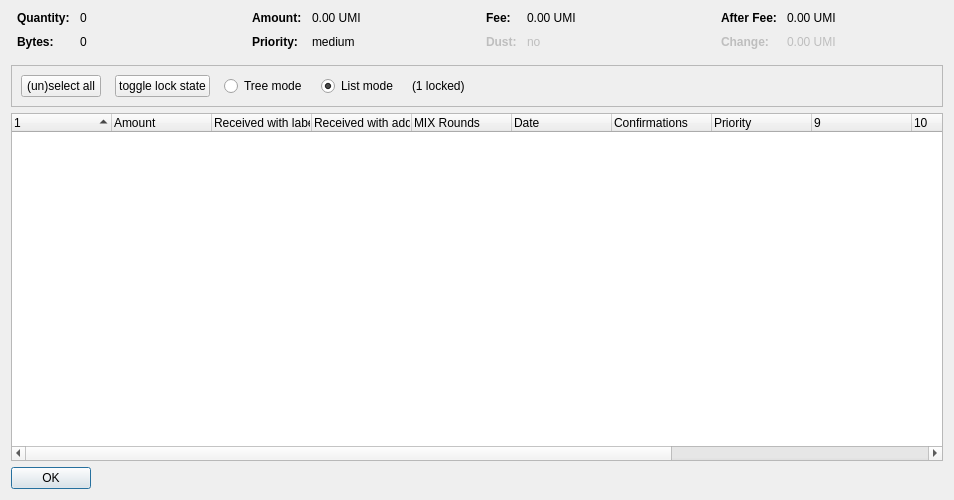
<?xml version="1.0" encoding="UTF-8"?>
<ui version="4.0">
 <class>CoinControlDialog</class>
 <widget class="QDialog" name="CoinControlDialog">
  <property name="geometry">
   <rect>
    <x>0</x>
    <y>0</y>
    <width>954</width>
    <height>500</height>
   </rect>
  </property>
  <property name="windowTitle">
   <string>Coin Selection</string>
  </property>
  <layout class="QVBoxLayout" name="verticalLayout">
   <item>
    <layout class="QHBoxLayout" name="horizontalLayoutTop" stretch="0,0,0,0">
     <property name="topMargin">
      <number>0</number>
     </property>
     <property name="bottomMargin">
      <number>10</number>
     </property>
     <item>
      <layout class="QFormLayout" name="formLayoutCoinControl1">
       <property name="horizontalSpacing">
        <number>10</number>
       </property>
       <property name="verticalSpacing">
        <number>10</number>
       </property>
       <property name="leftMargin">
        <number>6</number>
       </property>
       <property name="rightMargin">
        <number>6</number>
       </property>
       <item row="0" column="0">
        <widget class="QLabel" name="labelCoinControlQuantityText">
         <property name="font">
          <font>
           <weight>75</weight>
           <bold>true</bold>
          </font>
         </property>
         <property name="text">
          <string>Quantity:</string>
         </property>
        </widget>
       </item>
       <item row="0" column="1">
        <widget class="QLabel" name="labelCoinControlQuantity">
         <property name="cursor">
          <cursorShape>IBeamCursor</cursorShape>
         </property>
         <property name="contextMenuPolicy">
          <enum>Qt::ActionsContextMenu</enum>
         </property>
         <property name="text">
          <string notr="true">0</string>
         </property>
         <property name="textInteractionFlags">
          <set>Qt::LinksAccessibleByMouse|Qt::TextSelectableByKeyboard|Qt::TextSelectableByMouse</set>
         </property>
        </widget>
       </item>
       <item row="1" column="0">
        <widget class="QLabel" name="labelCoinControlBytesText">
         <property name="font">
          <font>
           <weight>75</weight>
           <bold>true</bold>
          </font>
         </property>
         <property name="text">
          <string>Bytes:</string>
         </property>
        </widget>
       </item>
       <item row="1" column="1">
        <widget class="QLabel" name="labelCoinControlBytes">
         <property name="cursor">
          <cursorShape>IBeamCursor</cursorShape>
         </property>
         <property name="contextMenuPolicy">
          <enum>Qt::ActionsContextMenu</enum>
         </property>
         <property name="text">
          <string notr="true">0</string>
         </property>
         <property name="textInteractionFlags">
          <set>Qt::LinksAccessibleByMouse|Qt::TextSelectableByKeyboard|Qt::TextSelectableByMouse</set>
         </property>
        </widget>
       </item>
      </layout>
     </item>
     <item>
      <layout class="QFormLayout" name="formLayoutCoinControl2">
       <property name="horizontalSpacing">
        <number>10</number>
       </property>
       <property name="verticalSpacing">
        <number>10</number>
       </property>
       <property name="leftMargin">
        <number>6</number>
       </property>
       <property name="rightMargin">
        <number>6</number>
       </property>
       <item row="0" column="0">
        <widget class="QLabel" name="labelCoinControlAmountText">
         <property name="font">
          <font>
           <weight>75</weight>
           <bold>true</bold>
          </font>
         </property>
         <property name="text">
          <string>Amount:</string>
         </property>
        </widget>
       </item>
       <item row="0" column="1">
        <widget class="QLabel" name="labelCoinControlAmount">
         <property name="cursor">
          <cursorShape>IBeamCursor</cursorShape>
         </property>
         <property name="contextMenuPolicy">
          <enum>Qt::ActionsContextMenu</enum>
         </property>
         <property name="text">
          <string notr="true">0.00 UMI</string>
         </property>
         <property name="textInteractionFlags">
          <set>Qt::LinksAccessibleByMouse|Qt::TextSelectableByKeyboard|Qt::TextSelectableByMouse</set>
         </property>
        </widget>
       </item>
       <item row="1" column="0">
        <widget class="QLabel" name="labelCoinControlPriorityText">
         <property name="font">
          <font>
           <weight>75</weight>
           <bold>true</bold>
          </font>
         </property>
         <property name="text">
          <string>Priority:</string>
         </property>
        </widget>
       </item>
       <item row="1" column="1">
        <widget class="QLabel" name="labelCoinControlPriority">
         <property name="cursor">
          <cursorShape>IBeamCursor</cursorShape>
         </property>
         <property name="contextMenuPolicy">
          <enum>Qt::ActionsContextMenu</enum>
         </property>
         <property name="text">
          <string>medium</string>
         </property>
         <property name="textInteractionFlags">
          <set>Qt::LinksAccessibleByMouse|Qt::TextSelectableByKeyboard|Qt::TextSelectableByMouse</set>
         </property>
        </widget>
       </item>
      </layout>
     </item>
     <item>
      <layout class="QFormLayout" name="formLayoutCoinControl3">
       <property name="horizontalSpacing">
        <number>10</number>
       </property>
       <property name="verticalSpacing">
        <number>10</number>
       </property>
       <property name="leftMargin">
        <number>6</number>
       </property>
       <property name="rightMargin">
        <number>6</number>
       </property>
       <item row="0" column="0">
        <widget class="QLabel" name="labelCoinControlFeeText">
         <property name="font">
          <font>
           <weight>75</weight>
           <bold>true</bold>
          </font>
         </property>
         <property name="text">
          <string>Fee:</string>
         </property>
        </widget>
       </item>
       <item row="0" column="1">
        <widget class="QLabel" name="labelCoinControlFee">
         <property name="cursor">
          <cursorShape>IBeamCursor</cursorShape>
         </property>
         <property name="contextMenuPolicy">
          <enum>Qt::ActionsContextMenu</enum>
         </property>
         <property name="text">
          <string notr="true">0.00 UMI</string>
         </property>
         <property name="textInteractionFlags">
          <set>Qt::LinksAccessibleByMouse|Qt::TextSelectableByKeyboard|Qt::TextSelectableByMouse</set>
         </property>
        </widget>
       </item>
       <item row="1" column="0">
        <widget class="QLabel" name="labelCoinControlLowOutputText">
         <property name="enabled">
          <bool>false</bool>
         </property>
         <property name="font">
          <font>
           <weight>75</weight>
           <bold>true</bold>
          </font>
         </property>
         <property name="text">
          <string>Dust:</string>
         </property>
        </widget>
       </item>
       <item row="1" column="1">
        <widget class="QLabel" name="labelCoinControlLowOutput">
         <property name="enabled">
          <bool>false</bool>
         </property>
         <property name="cursor">
          <cursorShape>IBeamCursor</cursorShape>
         </property>
         <property name="contextMenuPolicy">
          <enum>Qt::ActionsContextMenu</enum>
         </property>
         <property name="text">
          <string>no</string>
         </property>
         <property name="textInteractionFlags">
          <set>Qt::LinksAccessibleByMouse|Qt::TextSelectableByKeyboard|Qt::TextSelectableByMouse</set>
         </property>
        </widget>
       </item>
      </layout>
     </item>
     <item>
      <layout class="QFormLayout" name="formLayoutCoinControl4">
       <property name="horizontalSpacing">
        <number>10</number>
       </property>
       <property name="verticalSpacing">
        <number>10</number>
       </property>
       <property name="leftMargin">
        <number>6</number>
       </property>
       <property name="rightMargin">
        <number>6</number>
       </property>
       <item row="0" column="0">
        <widget class="QLabel" name="labelCoinControlAfterFeeText">
         <property name="font">
          <font>
           <weight>75</weight>
           <bold>true</bold>
          </font>
         </property>
         <property name="text">
          <string>After Fee:</string>
         </property>
        </widget>
       </item>
       <item row="0" column="1">
        <widget class="QLabel" name="labelCoinControlAfterFee">
         <property name="cursor">
          <cursorShape>IBeamCursor</cursorShape>
         </property>
         <property name="contextMenuPolicy">
          <enum>Qt::ActionsContextMenu</enum>
         </property>
         <property name="text">
          <string notr="true">0.00 UMI</string>
         </property>
         <property name="textInteractionFlags">
          <set>Qt::LinksAccessibleByMouse|Qt::TextSelectableByKeyboard|Qt::TextSelectableByMouse</set>
         </property>
        </widget>
       </item>
       <item row="1" column="0">
        <widget class="QLabel" name="labelCoinControlChangeText">
         <property name="enabled">
          <bool>false</bool>
         </property>
         <property name="font">
          <font>
           <weight>75</weight>
           <bold>true</bold>
          </font>
         </property>
         <property name="text">
          <string>Change:</string>
         </property>
        </widget>
       </item>
       <item row="1" column="1">
        <widget class="QLabel" name="labelCoinControlChange">
         <property name="enabled">
          <bool>false</bool>
         </property>
         <property name="cursor">
          <cursorShape>IBeamCursor</cursorShape>
         </property>
         <property name="contextMenuPolicy">
          <enum>Qt::ActionsContextMenu</enum>
         </property>
         <property name="text">
          <string notr="true">0.00 UMI</string>
         </property>
         <property name="textInteractionFlags">
          <set>Qt::LinksAccessibleByMouse|Qt::TextSelectableByKeyboard|Qt::TextSelectableByMouse</set>
         </property>
        </widget>
       </item>
      </layout>
     </item>
    </layout>
   </item>
   <item>
    <widget class="QFrame" name="frame">
     <property name="minimumSize">
      <size>
       <width>0</width>
       <height>40</height>
      </size>
     </property>
     <property name="frameShape">
      <enum>QFrame::StyledPanel</enum>
     </property>
     <property name="frameShadow">
      <enum>QFrame::Sunken</enum>
     </property>
     <layout class="QHBoxLayout" name="horizontalLayout">
      <item>
       <layout class="QHBoxLayout" name="horizontalLayoutPanel" stretch="0,0,0,0,0,0">
        <property name="spacing">
         <number>14</number>
        </property>
        <item>
         <widget class="QPushButton" name="pushButtonSelectAll">
          <property name="sizePolicy">
           <sizepolicy hsizetype="Maximum" vsizetype="Fixed">
            <horstretch>0</horstretch>
            <verstretch>0</verstretch>
           </sizepolicy>
          </property>
          <property name="text">
           <string>(un)select all</string>
          </property>
          <property name="autoDefault">
           <bool>false</bool>
          </property>
         </widget>
        </item>
        <item>
         <widget class="QPushButton" name="pushButtonToggleLock">
          <property name="sizePolicy">
           <sizepolicy hsizetype="Maximum" vsizetype="Fixed">
            <horstretch>0</horstretch>
            <verstretch>0</verstretch>
           </sizepolicy>
          </property>
          <property name="text">
           <string>toggle lock state</string>
          </property>
          <property name="autoDefault">
           <bool>false</bool>
          </property>
         </widget>
        </item>
        <item>
         <widget class="QRadioButton" name="radioTreeMode">
          <property name="sizePolicy">
           <sizepolicy hsizetype="Maximum" vsizetype="Fixed">
            <horstretch>0</horstretch>
            <verstretch>0</verstretch>
           </sizepolicy>
          </property>
          <property name="text">
           <string>Tree mode</string>
          </property>
         </widget>
        </item>
        <item>
         <widget class="QRadioButton" name="radioListMode">
          <property name="sizePolicy">
           <sizepolicy hsizetype="Maximum" vsizetype="Fixed">
            <horstretch>0</horstretch>
            <verstretch>0</verstretch>
           </sizepolicy>
          </property>
          <property name="text">
           <string>List mode</string>
          </property>
          <property name="checked">
           <bool>true</bool>
          </property>
         </widget>
        </item>
        <item>
         <widget class="QLabel" name="labelLocked">
          <property name="text">
           <string>(1 locked)</string>
          </property>
         </widget>
        </item>
        <item>
         <spacer name="horizontalSpacer">
          <property name="orientation">
           <enum>Qt::Horizontal</enum>
          </property>
          <property name="sizeHint" stdset="0">
           <size>
            <width>40</width>
            <height>20</height>
           </size>
          </property>
         </spacer>
        </item>
       </layout>
      </item>
     </layout>
    </widget>
   </item>
   <item>
    <widget class="CoinControlTreeWidget" name="treeWidget">
     <property name="contextMenuPolicy">
      <enum>Qt::CustomContextMenu</enum>
     </property>
     <property name="sortingEnabled">
      <bool>false</bool>
     </property>
     <property name="columnCount">
      <number>13</number>
     </property>
     <attribute name="headerShowSortIndicator" stdset="0">
      <bool>true</bool>
     </attribute>
     <attribute name="headerStretchLastSection">
      <bool>false</bool>
     </attribute>
     <column>
      <property name="text">
       <string/>
      </property>
     </column>
     <column>
      <property name="text">
       <string>Amount</string>
      </property>
     </column>
     <column>
      <property name="text">
       <string>Received with label</string>
      </property>
     </column>
     <column>
      <property name="text">
       <string>Received with address</string>
      </property>
     </column>
     <column>
      <property name="text">
       <string>MIX Rounds</string>
      </property>
     </column>
     <column>
      <property name="text">
       <string>Date</string>
      </property>
     </column>
     <column>
      <property name="text">
       <string>Confirmations</string>
      </property>
      <property name="toolTip">
       <string>Confirmed</string>
      </property>
     </column>
     <column>
      <property name="text">
       <string>Priority</string>
      </property>
     </column>
     <column>
      <property name="text">
       <string/>
      </property>
     </column>
     <column>
      <property name="text">
       <string/>
      </property>
     </column>
     <column>
      <property name="text">
       <string/>
      </property>
     </column>
     <column>
      <property name="text">
       <string/>
      </property>
     </column>
     <column>
      <property name="text">
       <string/>
      </property>
     </column>
    </widget>
   </item>
   <item>
    <widget class="QDialogButtonBox" name="buttonBox">
     <property name="sizePolicy">
      <sizepolicy hsizetype="Maximum" vsizetype="Fixed">
       <horstretch>0</horstretch>
       <verstretch>0</verstretch>
      </sizepolicy>
     </property>
     <property name="orientation">
      <enum>Qt::Horizontal</enum>
     </property>
     <property name="standardButtons">
      <set>QDialogButtonBox::Ok</set>
     </property>
    </widget>
   </item>
  </layout>
 </widget>
 <customwidgets>
  <customwidget>
   <class>CoinControlTreeWidget</class>
   <extends>QTreeWidget</extends>
   <header>coincontroltreewidget.h</header>
  </customwidget>
 </customwidgets>
 <resources/>
 <connections/>
</ui>
